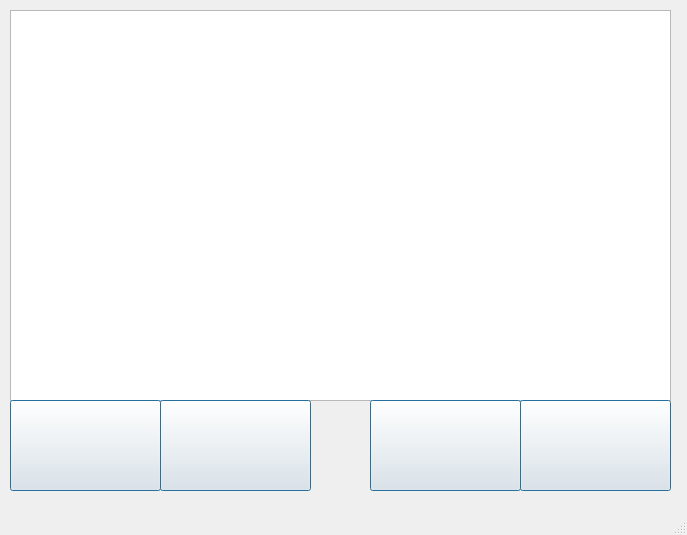
<?xml version="1.0" encoding="UTF-8"?>
<ui version="4.0">
 <class>MainWindow</class>
 <widget class="QMainWindow" name="MainWindow">
  <property name="geometry">
   <rect>
    <x>0</x>
    <y>0</y>
    <width>687</width>
    <height>535</height>
   </rect>
  </property>
  <property name="windowTitle">
   <string>Kindle Sync</string>
  </property>
  <widget class="QWidget" name="centralwidget">
   <widget class="QTableView" name="tableViewLibrary">
    <property name="geometry">
     <rect>
      <x>10</x>
      <y>10</y>
      <width>661</width>
      <height>391</height>
     </rect>
    </property>
   </widget>
   <widget class="QPushButton" name="btnEpMoAll">
    <property name="geometry">
     <rect>
      <x>10</x>
      <y>400</y>
      <width>151</width>
      <height>91</height>
     </rect>
    </property>
    <property name="text">
     <string/>
    </property>
    <property name="icon">
     <iconset>
      <normaloff>images/epToMoAll.png</normaloff>images/epToMoAll.png</iconset>
    </property>
    <property name="iconSize">
     <size>
      <width>128</width>
      <height>64</height>
     </size>
    </property>
    <property name="checkable">
     <bool>false</bool>
    </property>
    <property name="autoDefault">
     <bool>false</bool>
    </property>
    <property name="default">
     <bool>true</bool>
    </property>
    <property name="flat">
     <bool>false</bool>
    </property>
   </widget>
   <widget class="QPushButton" name="btnEpMoSel">
    <property name="geometry">
     <rect>
      <x>160</x>
      <y>400</y>
      <width>151</width>
      <height>91</height>
     </rect>
    </property>
    <property name="text">
     <string/>
    </property>
    <property name="icon">
     <iconset>
      <normaloff>images/epToMoSel.png</normaloff>images/epToMoSel.png</iconset>
    </property>
    <property name="iconSize">
     <size>
      <width>128</width>
      <height>64</height>
     </size>
    </property>
    <property name="checkable">
     <bool>false</bool>
    </property>
    <property name="autoDefault">
     <bool>false</bool>
    </property>
    <property name="default">
     <bool>true</bool>
    </property>
    <property name="flat">
     <bool>false</bool>
    </property>
   </widget>
   <widget class="QPushButton" name="btnUploadSel">
    <property name="geometry">
     <rect>
      <x>520</x>
      <y>400</y>
      <width>151</width>
      <height>91</height>
     </rect>
    </property>
    <property name="text">
     <string/>
    </property>
    <property name="icon">
     <iconset>
      <normaloff>images/upToKinSel.png</normaloff>images/upToKinSel.png</iconset>
    </property>
    <property name="iconSize">
     <size>
      <width>128</width>
      <height>64</height>
     </size>
    </property>
    <property name="checkable">
     <bool>false</bool>
    </property>
    <property name="autoDefault">
     <bool>false</bool>
    </property>
    <property name="default">
     <bool>true</bool>
    </property>
    <property name="flat">
     <bool>false</bool>
    </property>
   </widget>
   <widget class="QPushButton" name="btnUploadAll">
    <property name="geometry">
     <rect>
      <x>370</x>
      <y>400</y>
      <width>151</width>
      <height>91</height>
     </rect>
    </property>
    <property name="text">
     <string/>
    </property>
    <property name="icon">
     <iconset>
      <normaloff>images/upToKinAll.png</normaloff>images/upToKinAll.png</iconset>
    </property>
    <property name="iconSize">
     <size>
      <width>128</width>
      <height>64</height>
     </size>
    </property>
    <property name="checkable">
     <bool>false</bool>
    </property>
    <property name="autoDefault">
     <bool>false</bool>
    </property>
    <property name="default">
     <bool>true</bool>
    </property>
    <property name="flat">
     <bool>false</bool>
    </property>
   </widget>
  </widget>
  <widget class="QMenuBar" name="menubar">
   <property name="geometry">
    <rect>
     <x>0</x>
     <y>0</y>
     <width>687</width>
     <height>22</height>
    </rect>
   </property>
  </widget>
  <widget class="QStatusBar" name="statusbar"/>
 </widget>
 <resources>
  <include location="KindleConvert.qrc"/>
 </resources>
 <connections/>
</ui>
